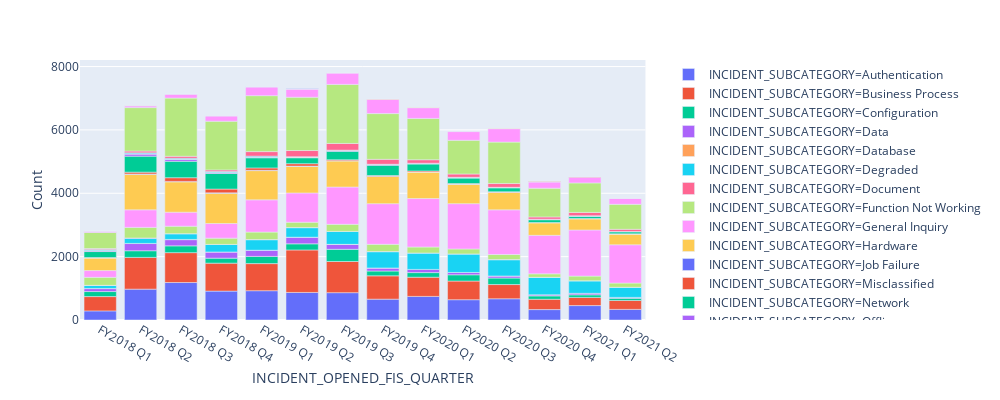

Notebook code for this chart:
### Markdown cell above
## Quick Points
###### General Inquiry,self service,Data has gone up in past 6 quarters
###### Business Process, Network,Authentication ,H/w & S/w related issue have gone down

### Code cell
import plotly.express as px

fig = px.bar(dnew, x="INCIDENT_OPENED_FIS_QUARTER", y="Count", color='INCIDENT_SUBCATEGORY'
             #,
              #title='Alerts with Elvis policy distribution',
             , width=1000,height=400
               )  
    
 
#fig.update_xaxes(matches=None, showticklabels=True, visible=True)
fig.show()

### Figure 1 — Plotly figure (JSON) as saved in the notebook; plotly's stock layout.template omitted (floating-point values rounded to 4 significant figures)
{"data": [{"alignmentgroup": "True", "hoverlabel": {"namelength": 0}, "hovertemplate": "INCIDENT_SUBCATEGORY=Authentication<br>INCIDENT_OPENED_FIS_QUARTER=%{x}<br>Count=%{y}", "legendgroup": "INCIDENT_SUBCATEGORY=Authentication", "marker": {"color": "#636efa"}, "name": "INCIDENT_SUBCATEGORY=Authentication", "offsetgroup": "INCIDENT_SUBCATEGORY=Authentication", "orientation": "v", "showlegend": true, "textposition": "auto", "type": "bar", "x": ["FY2018 Q1", "FY2018 Q2", "FY2018 Q3", "FY2018 Q4", "FY2019 Q1", "FY2019 Q2", "FY2019 Q3", "FY2019 Q4", "FY2020 Q1", "FY2020 Q2", "FY2020 Q3", "FY2020 Q4", "FY2021 Q1", "FY2021 Q2"], "xaxis": "x", "y": [288, 974, 1183, 912, 925, 870, 863, 658, 745, 641, 670, 329, 455, 335], "yaxis": "y"}, {"alignmentgroup": "True", "hoverlabel": {"namelength": 0}, "hovertemplate": "INCIDENT_SUBCATEGORY=Business Process<br>INCIDENT_OPENED_FIS_QUARTER=%{x}<br>Count=%{y}", "legendgroup": "INCIDENT_SUBCATEGORY=Business Process", "marker": {"color": "#EF553B"}, "name": "INCIDENT_SUBCATEGORY=Business Process", "offsetgroup": "INCIDENT_SUBCATEGORY=Business Process", "orientation": "v", "showlegend": true, "textposition": "auto", "type": "bar", "x": ["FY2018 Q1", "FY2018 Q2", "FY2018 Q3", "FY2018 Q4", "FY2019 Q1", "FY2019 Q2", "FY2019 Q3", "FY2019 Q4", "FY2020 Q1", "FY2020 Q2", "FY2020 Q3", "FY2020 Q4", "FY2021 Q1", "FY2021 Q2"], "xaxis": "x", "y": [451, 1002, 943, 883, 855, 1341, 983, 736, 606, 588, 449, 326, 258, 281], "yaxis": "y"}, {"alignmentgroup": "True", "hoverlabel": {"namelength": 0}, "hovertemplate": "INCIDENT_SUBCATEGORY=Configuration<br>INCIDENT_OPENED_FIS_QUARTER=%{x}<br>Count=%{y}", "legendgroup": "INCIDENT_SUBCATEGORY=Configuration", "marker": {"color": "#00cc96"}, "name": "INCIDENT_SUBCATEGORY=Configuration", "offsetgroup": "INCIDENT_SUBCATEGORY=Configuration", "orientation": "v", "showlegend": true, "textposition": "auto", "type": "bar", "x": ["FY2018 Q1", "FY2018 Q2", "FY2018 Q3", "FY2018 Q4", "FY2019 Q1", "FY2019 Q2", "FY2019 Q3", "FY2019 Q4", "FY2020 Q1", "FY2020 Q2", "FY2020 Q3", "FY2020 Q4", "FY2021 Q1", "FY2021 Q2"], "xaxis": "x", "y": [159, 210, 214, 157, 227, 193, 385, 152, 145, 198, 205, 105, 81, 67], "yaxis": "y"}, {"alignmentgroup": "True", "hoverlabel": {"namelength": 0}, "hovertemplate": "INCIDENT_SUBCATEGORY=Data<br>INCIDENT_OPENED_FIS_QUARTER=%{x}<br>Count=%{y}", "legendgroup": "INCIDENT_SUBCATEGORY=Data", "marker": {"color": "#ab63fa"}, "name": "INCIDENT_SUBCATEGORY=Data", "offsetgroup": "INCIDENT_SUBCATEGORY=Data", "orientation": "v", "showlegend": true, "textposition": "auto", "type": "bar", "x": ["FY2018 Q1", "FY2018 Q2", "FY2018 Q3", "FY2018 Q4", "FY2019 Q1", "FY2019 Q2", "FY2019 Q3", "FY2019 Q4", "FY2020 Q1", "FY2020 Q2", "FY2020 Q3", "FY2020 Q4", "FY2021 Q1", "FY2021 Q2"], "xaxis": "x", "y": [93, 228, 196, 194, 195, 208, 152, 94, 101, 73, 64, 34, 48, 29], "yaxis": "y"}, {"alignmentgroup": "True", "hoverlabel": {"namelength": 0}, "hovertemplate": "INCIDENT_SUBCATEGORY=Database<br>INCIDENT_OPENED_FIS_QUARTER=%{x}<br>Count=%{y}", "legendgroup": "INCIDENT_SUBCATEGORY=Database", "marker": {"color": "#FFA15A"}, "name": "INCIDENT_SUBCATEGORY=Database", "offsetgroup": "INCIDENT_SUBCATEGORY=Database", "orientation": "v", "showlegend": true, "textposition": "auto", "type": "bar", "x": ["FY2018 Q1", "FY2018 Q2", "FY2018 Q3", "FY2018 Q4", "FY2019 Q1", "FY2019 Q2", "FY2019 Q3", "FY2019 Q4", "FY2020 Q2", "FY2020 Q3", "FY2020 Q4", "FY2021 Q2"], "xaxis": "x", "y": [4, 3, 7, 2, 1, 2, 4, 3, 1, 2, 3, 2], "yaxis": "y"}, {"alignmentgroup": "True", "hoverlabel": {"namelength": 0}, "hovertemplate": "INCIDENT_SUBCATEGORY=Degraded<br>INCIDENT_OPENED_FIS_QUARTER=%{x}<br>Count=%{y}", "legendgroup": "INCIDENT_SUBCATEGORY=Degraded", "marker": {"color": "#19d3f3"}, "name": "INCIDENT_SUBCATEGORY=Degraded", "offsetgroup": "INCIDENT_SUBCATEGORY=Degraded", "orientation": "v", "showlegend": true, "textposition": "auto", "type": "bar", "x": ["FY2018 Q1", "FY2018 Q2", "FY2018 Q3", "FY2018 Q4", "FY2019 Q1", "FY2019 Q2", "FY2019 Q3", "FY2019 Q4", "FY2020 Q1", "FY2020 Q2", "FY2020 Q3", "FY2020 Q4", "FY2021 Q1", "FY2021 Q2"], "xaxis": "x", "y": [95, 167, 179, 235, 333, 300, 409, 515, 516, 582, 514, 549, 395, 318], "yaxis": "y"}, {"alignmentgroup": "True", "hoverlabel": {"namelength": 0}, "hovertemplate": "INCIDENT_SUBCATEGORY=Document<br>INCIDENT_OPENED_FIS_QUARTER=%{x}<br>Count=%{y}", "legendgroup": "INCIDENT_SUBCATEGORY=Document", "marker": {"color": "#FF6692"}, "name": "INCIDENT_SUBCATEGORY=Document", "offsetgroup": "INCIDENT_SUBCATEGORY=Document", "orientation": "v", "showlegend": true, "textposition": "auto", "type": "bar", "x": ["FY2018 Q1", "FY2018 Q2", "FY2018 Q3", "FY2018 Q4", "FY2019 Q1", "FY2019 Q2", "FY2019 Q3", "FY2019 Q4", "FY2020 Q1", "FY2020 Q2", "FY2020 Q3", "FY2020 Q4", "FY2021 Q1", "FY2021 Q2"], "xaxis": "x", "y": [3, 5, 4, 3, 2, 5, 1, 1, 2, 4, 2, 2, 2, 1], "yaxis": "y"}, {"alignmentgroup": "True", "hoverlabel": {"namelength": 0}, "hovertemplate": "INCIDENT_SUBCATEGORY=Function Not Working<br>INCIDENT_OPENED_FIS_QUARTER=%{x}<br>Count=%{y}", "legendgroup": "INCIDENT_SUBCATEGORY=Function Not Working", "marker": {"color": "#B6E880"}, "name": "INCIDENT_SUBCATEGORY=Function Not Working", "offsetgroup": "INCIDENT_SUBCATEGORY=Function Not Working", "orientation": "v", "showlegend": true, "textposition": "auto", "type": "bar", "x": ["FY2018 Q1", "FY2018 Q2", "FY2018 Q3", "FY2018 Q4", "FY2019 Q1", "FY2019 Q2", "FY2019 Q3", "FY2019 Q4", "FY2020 Q1", "FY2020 Q2", "FY2020 Q3", "FY2020 Q4", "FY2021 Q1", "FY2021 Q2"], "xaxis": "x", "y": [253, 333, 235, 198, 237, 167, 223, 229, 189, 156, 161, 109, 146, 133], "yaxis": "y"}, {"alignmentgroup": "True", "hoverlabel": {"namelength": 0}, "hovertemplate": "INCIDENT_SUBCATEGORY=General Inquiry<br>INCIDENT_OPENED_FIS_QUARTER=%{x}<br>Count=%{y}", "legendgroup": "INCIDENT_SUBCATEGORY=General Inquiry", "marker": {"color": "#FF97FF"}, "name": "INCIDENT_SUBCATEGORY=General Inquiry", "offsetgroup": "INCIDENT_SUBCATEGORY=General Inquiry", "orientation": "v", "showlegend": true, "textposition": "auto", "type": "bar", "x": ["FY2018 Q1", "FY2018 Q2", "FY2018 Q3", "FY2018 Q4", "FY2019 Q1", "FY2019 Q2", "FY2019 Q3", "FY2019 Q4", "FY2020 Q1", "FY2020 Q2", "FY2020 Q3", "FY2020 Q4", "FY2021 Q1", "FY2021 Q2"], "xaxis": "x", "y": [214, 556, 442, 462, 1018, 924, 1178, 1284, 1530, 1430, 1410, 1216, 1456, 1208], "yaxis": "y"}, {"alignmentgroup": "True", "hoverlabel": {"namelength": 0}, "hovertemplate": "INCIDENT_SUBCATEGORY=Hardware<br>INCIDENT_OPENED_FIS_QUARTER=%{x}<br>Count=%{y}", "legendgroup": "INCIDENT_SUBCATEGORY=Hardware", "marker": {"color": "#FECB52"}, "name": "INCIDENT_SUBCATEGORY=Hardware", "offsetgroup": "INCIDENT_SUBCATEGORY=Hardware", "orientation": "v", "showlegend": true, "textposition": "auto", "type": "bar", "x": ["FY2018 Q1", "FY2018 Q2", "FY2018 Q3", "FY2018 Q4", "FY2019 Q1", "FY2019 Q2", "FY2019 Q3", "FY2019 Q4", "FY2020 Q1", "FY2020 Q2", "FY2020 Q3", "FY2020 Q4", "FY2021 Q1", "FY2021 Q2"], "xaxis": "x", "y": [396, 1122, 958, 957, 922, 842, 826, 860, 834, 614, 550, 393, 351, 338], "yaxis": "y"}, {"alignmentgroup": "True", "hoverlabel": {"namelength": 0}, "hovertemplate": "INCIDENT_SUBCATEGORY=Job Failure<br>INCIDENT_OPENED_FIS_QUARTER=%{x}<br>Count=%{y}", "legendgroup": "INCIDENT_SUBCATEGORY=Job Failure", "marker": {"color": "#636efa"}, "name": "INCIDENT_SUBCATEGORY=Job Failure", "offsetgroup": "INCIDENT_SUBCATEGORY=Job Failure", "orientation": "v", "showlegend": true, "textposition": "auto", "type": "bar", "x": ["FY2018 Q1", "FY2018 Q2", "FY2018 Q3", "FY2018 Q4", "FY2019 Q1", "FY2019 Q2", "FY2019 Q3", "FY2019 Q4", "FY2020 Q1", "FY2020 Q2", "FY2020 Q3", "FY2021 Q1", "FY2021 Q2"], "xaxis": "x", "y": [7, 10, 14, 10, 10, 5, 2, 8, 3, 2, 3, 7, 4], "yaxis": "y"}, {"alignmentgroup": "True", "hoverlabel": {"namelength": 0}, "hovertemplate": "INCIDENT_SUBCATEGORY=Misclassified<br>INCIDENT_OPENED_FIS_QUARTER=%{x}<br>Count=%{y}", "legendgroup": "INCIDENT_SUBCATEGORY=Misclassified", "marker": {"color": "#EF553B"}, "name": "INCIDENT_SUBCATEGORY=Misclassified", "offsetgroup": "INCIDENT_SUBCATEGORY=Misclassified", "orientation": "v", "showlegend": true, "textposition": "auto", "type": "bar", "x": ["FY2018 Q1", "FY2018 Q2", "FY2018 Q3", "FY2018 Q4", "FY2019 Q1", "FY2019 Q2", "FY2019 Q3", "FY2019 Q4", "FY2020 Q1", "FY2020 Q2", "FY2020 Q3", "FY2020 Q4", "FY2021 Q1", "FY2021 Q2"], "xaxis": "x", "y": [7, 57, 116, 119, 75, 77, 31, 19, 33, 16, 19, 10, 6, 4], "yaxis": "y"}, {"alignmentgroup": "True", "hoverlabel": {"namelength": 0}, "hovertemplate": "INCIDENT_SUBCATEGORY=Network<br>INCIDENT_OPENED_FIS_QUARTER=%{x}<br>Count=%{y}", "legendgroup": "INCIDENT_SUBCATEGORY=Network", "marker": {"color": "#00cc96"}, "name": "INCIDENT_SUBCATEGORY=Network", "offsetgroup": "INCIDENT_SUBCATEGORY=Network", "orientation": "v", "showlegend": true, "textposition": "auto", "type": "bar", "x": ["FY2018 Q1", "FY2018 Q2", "FY2018 Q3", "FY2018 Q4", "FY2019 Q1", "FY2019 Q2", "FY2019 Q3", "FY2019 Q4", "FY2020 Q1", "FY2020 Q2", "FY2020 Q3", "FY2020 Q4", "FY2021 Q1", "FY2021 Q2"], "xaxis": "x", "y": [190, 505, 519, 493, 320, 187, 266, 325, 218, 173, 122, 89, 67, 64], "yaxis": "y"}, {"alignmentgroup": "True", "hoverlabel": {"namelength": 0}, "hovertemplate": "INCIDENT_SUBCATEGORY=Offline<br>INCIDENT_OPENED_FIS_QUARTER=%{x}<br>Count=%{y}", "legendgroup": "INCIDENT_SUBCATEGORY=Offline", "marker": {"color": "#ab63fa"}, "name": "INCIDENT_SUBCATEGORY=Offline", "offsetgroup": "INCIDENT_SUBCATEGORY=Offline", "orientation": "v", "showlegend": true, "textposition": "auto", "type": "bar", "x": ["FY2018 Q1", "FY2018 Q2", "FY2018 Q3", "FY2018 Q4", "FY2019 Q1", "FY2019 Q2", "FY2019 Q3", "FY2019 Q4", "FY2020 Q1", "FY2020 Q2", "FY2020 Q3", "FY2020 Q4", "FY2021 Q1", "FY2021 Q2"], "xaxis": "x", "y": [28, 65, 60, 28, 17, 19, 25, 21, 22, 17, 14, 12, 18, 8], "yaxis": "y"}, {"alignmentgroup": "True", "hoverlabel": {"namelength": 0}, "hovertemplate": "INCIDENT_SUBCATEGORY=Order<br>INCIDENT_OPENED_FIS_QUARTER=%{x}<br>Count=%{y}", "legendgroup": "INCIDENT_SUBCATEGORY=Order", "marker": {"color": "#FFA15A"}, "name": "INCIDENT_SUBCATEGORY=Order", "offsetgroup": "INCIDENT_SUBCATEGORY=Order", "orientation": "v", "showlegend": true, "textposition": "auto", "type": "bar", "x": ["FY2018 Q1", "FY2018 Q2", "FY2018 Q3", "FY2018 Q4", "FY2019 Q1", "FY2019 Q2", "FY2019 Q3", "FY2019 Q4", "FY2020 Q2", "FY2020 Q3", "FY2020 Q4", "FY2021 Q1", "FY2021 Q2"], "xaxis": "x", "y": [6, 8, 2, 2, 3, 4, 3, 1, 2, 2, 1, 1, 1], "yaxis": "y"}, {"alignmentgroup": "True", "hoverlabel": {"namelength": 0}, "hovertemplate": "INCIDENT_SUBCATEGORY=Policy<br>INCIDENT_OPENED_FIS_QUARTER=%{x}<br>Count=%{y}", "legendgroup": "INCIDENT_SUBCATEGORY=Policy", "marker": {"color": "#19d3f3"}, "name": "INCIDENT_SUBCATEGORY=Policy", "offsetgroup": "INCIDENT_SUBCATEGORY=Policy", "orientation": "v", "showlegend": true, "textposition": "auto", "type": "bar", "x": ["FY2018 Q1", "FY2018 Q2", "FY2018 Q3", "FY2018 Q4", "FY2019 Q1", "FY2019 Q2", "FY2019 Q3", "FY2019 Q4", "FY2020 Q1", "FY2020 Q2", "FY2020 Q3", "FY2020 Q4", "FY2021 Q1"], "xaxis": "x", "y": [32, 30, 33, 34, 32, 10, 10, 10, 5, 8, 2, 5, 1], "yaxis": "y"}, {"alignmentgroup": "True", "hoverlabel": {"namelength": 0}, "hovertemplate": "INCIDENT_SUBCATEGORY=Self-Service<br>INCIDENT_OPENED_FIS_QUARTER=%{x}<br>Count=%{y}", "legendgroup": "INCIDENT_SUBCATEGORY=Self-Service", "marker": {"color": "#FF6692"}, "name": "INCIDENT_SUBCATEGORY=Self-Service", "offsetgroup": "INCIDENT_SUBCATEGORY=Self-Service", "orientation": "v", "showlegend": true, "textposition": "auto", "type": "bar", "x": ["FY2018 Q1", "FY2018 Q2", "FY2018 Q3", "FY2018 Q4", "FY2019 Q1", "FY2019 Q2", "FY2019 Q3", "FY2019 Q4", "FY2020 Q1", "FY2020 Q2", "FY2020 Q3", "FY2020 Q4", "FY2021 Q1", "FY2021 Q2"], "xaxis": "x", "y": [31, 57, 62, 48, 143, 195, 211, 155, 109, 103, 118, 70, 103, 69], "yaxis": "y"}, {"alignmentgroup": "True", "hoverlabel": {"namelength": 0}, "hovertemplate": "INCIDENT_SUBCATEGORY=Software<br>INCIDENT_OPENED_FIS_QUARTER=%{x}<br>Count=%{y}", "legendgroup": "INCIDENT_SUBCATEGORY=Software", "marker": {"color": "#B6E880"}, "name": "INCIDENT_SUBCATEGORY=Software", "offsetgroup": "INCIDENT_SUBCATEGORY=Software", "orientation": "v", "showlegend": true, "textposition": "auto", "type": "bar", "x": ["FY2018 Q1", "FY2018 Q2", "FY2018 Q3", "FY2018 Q4", "FY2019 Q1", "FY2019 Q2", "FY2019 Q3", "FY2019 Q4", "FY2020 Q1", "FY2020 Q2", "FY2020 Q3", "FY2020 Q4", "FY2021 Q1", "FY2021 Q2"], "xaxis": "x", "y": [508, 1372, 1837, 1538, 1766, 1682, 1864, 1444, 1305, 1064, 1308, 907, 932, 789], "yaxis": "y"}, {"alignmentgroup": "True", "hoverlabel": {"namelength": 0}, "hovertemplate": "INCIDENT_SUBCATEGORY=User Call<br>INCIDENT_OPENED_FIS_QUARTER=%{x}<br>Count=%{y}", "legendgroup": "INCIDENT_SUBCATEGORY=User Call", "marker": {"color": "#FF97FF"}, "name": "INCIDENT_SUBCATEGORY=User Call", "offsetgroup": "INCIDENT_SUBCATEGORY=User Call", "orientation": "v", "showlegend": true, "textposition": "auto", "type": "bar", "x": ["FY2018 Q1", "FY2018 Q2", "FY2018 Q3", "FY2018 Q4", "FY2019 Q1", "FY2019 Q2", "FY2019 Q3", "FY2019 Q4", "FY2020 Q1", "FY2020 Q2", "FY2020 Q3", "FY2020 Q4", "FY2021 Q1", "FY2021 Q2"], "xaxis": "x", "y": [37, 57, 127, 168, 275, 258, 359, 456, 340, 273, 425, 198, 181, 185], "yaxis": "y"}, {"alignmentgroup": "True", "hoverlabel": {"namelength": 0}, "hovertemplate": "INCIDENT_SUBCATEGORY=Workflow<br>INCIDENT_OPENED_FIS_QUARTER=%{x}<br>Count=%{y}", "legendgroup": "INCIDENT_SUBCATEGORY=Workflow", "marker": {"color": "#FECB52"}, "name": "INCIDENT_SUBCATEGORY=Workflow", "offsetgroup": "INCIDENT_SUBCATEGORY=Workflow", "orientation": "v", "showlegend": true, "textposition": "auto", "type": "bar", "x": ["FY2018 Q1", "FY2018 Q2", "FY2018 Q3", "FY2018 Q4", "FY2019 Q1", "FY2019 Q2", "FY2019 Q3", "FY2019 Q4", "FY2020 Q1", "FY2020 Q3"], "xaxis": "x", "y": [3, 6, 4, 5, 2, 4, 1, 3, 1, 1], "yaxis": "y"}, {"alignmentgroup": "True", "hoverlabel": {"namelength": 0}, "hovertemplate": "INCIDENT_SUBCATEGORY=Invoice<br>INCIDENT_OPENED_FIS_QUARTER=%{x}<br>Count=%{y}", "legendgroup": "INCIDENT_SUBCATEGORY=Invoice", "marker": {"color": "#636efa"}, "name": "INCIDENT_SUBCATEGORY=Invoice", "offsetgroup": "INCIDENT_SUBCATEGORY=Invoice", "orientation": "v", "showlegend": true, "textposition": "auto", "type": "bar", "x": ["FY2018 Q2", "FY2018 Q3", "FY2018 Q4", "FY2019 Q2"], "xaxis": "x", "y": [1, 1, 1, 3], "yaxis": "y"}, {"alignmentgroup": "True", "hoverlabel": {"namelength": 0}, "hovertemplate": "INCIDENT_SUBCATEGORY=Data or Configuration<br>INCIDENT_OPENED_FIS_QUARTER=%{x}<br>Count=%{y}", "legendgroup": "INCIDENT_SUBCATEGORY=Data or Configuration", "marker": {"color": "#EF553B"}, "name": "INCIDENT_SUBCATEGORY=Data or Configuration", "offsetgroup": "INCIDENT_SUBCATEGORY=Data or Configuration", "orientation": "v", "showlegend": true, "textposition": "auto", "type": "bar", "x": ["FY2020 Q4", "FY2021 Q1", "FY2021 Q2"], "xaxis": "x", "y": [2, 3, 1], "yaxis": "y"}], "layout": {"barmode": "relative", "height": 400, "legend": {"tracegroupgap": 0}, "margin": {"t": 60}, "width": 1000, "xaxis": {"anchor": "y", "domain": [0, 0.98], "title": {"text": "INCIDENT_OPENED_FIS_QUARTER"}}, "yaxis": {"anchor": "x", "domain": [0, 1], "title": {"text": "Count"}}}}
